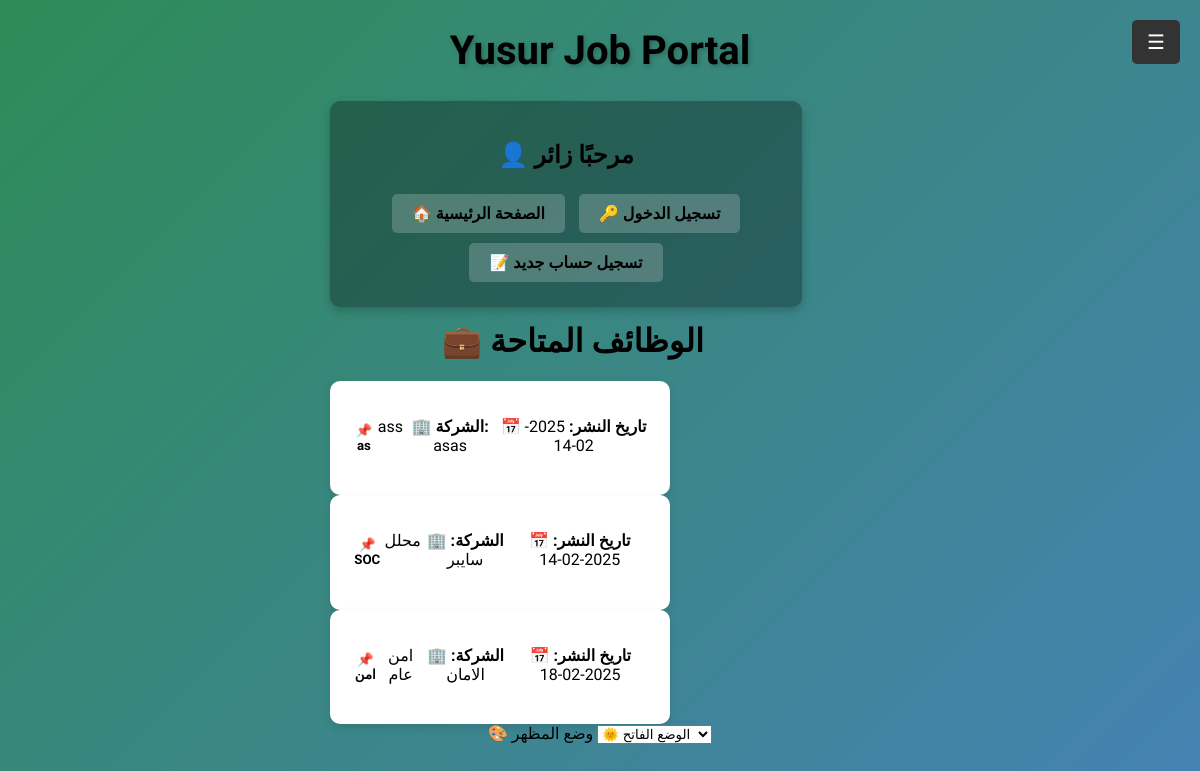
The page / on the database its author committed.
### app/models.py (models this page shows, shortened)
class Job(db.Model):
    id = db.Column(db.Integer, primary_key=True)
    title = db.Column(db.String(200), nullable=False)
    description = db.Column(db.Text, nullable=True)
    company = db.Column(db.String(100), nullable=False)
    posted_date = db.Column(db.DateTime, default=db.func.current_timestamp())
    employer_id = db.Column(db.Integer, db.ForeignKey('user.id'), nullable=False)
    applicants = db.relationship('Application', backref='job', lazy=True)

### app/routes.py (the view)
@main.route('/')
def home():
    jobs = Job.query.all()
    return render_template('home.html', jobs=jobs)

### app/templates/home.html (shortened to what this page needs)
{% extends "base.html" %}
{% block content %}
<div class="container mt-5">
    <h1 class="text-center mb-4">💼 الوظائف المتاحة</h1>
    {% if jobs %}
        <div class="row justify-content-center">
            {% for job in jobs %}
                <div class="col-md-5 col-lg-4 mx-2 d-flex align-items-stretch">
                    <div class="card job-card shadow-sm border-0 w-100">
                        <div class="card-body d-flex flex-column">
                            <h5 class="card-title text-primary">📌 {{ job.title }}</h5>
                            <p class="card-text flex-grow-1">{{ job.description }}</p>
                            <p class="card-text"><strong>🏢 الشركة:</strong> {{ job.company }}</p>
                            <p class="card-text"><strong>📅 تاريخ النشر:</strong> {{ job.posted_date.strftime('%Y-%m-%d') }}</p>
                        </div>
                    </div>
                </div>
                {% if loop.index % 2 == 0 %}
                    </div><div class="row justify-content-center">
                {% endif %}
            {% endfor %}
        </div>
    {% else %}
        <div class="alert alert-info text-center mt-4" role="alert">
            ❌ لا توجد وظائف متاحة حاليًا. حاول مرة أخرى لاحقًا.
        </div>
    {% endif %}
</div>
{% endblock %}

### app/static/style.css (style rules this page uses)
body { background: linear-gradient(135deg, #2E8B57, #4682B4); margin: 0; font-family: 'Tajawal', sans-serif; display: flex; flex-direction: column; align-items: center; min-height: 100vh; }
.container { text-align: center; color: #000000; max-width: 90%; }
.job-card { background: white; border-radius: 10px; padding: 15px; box-shadow: 0 4px 8px rgba(0, 0, 0, 0.1); max-width: 300px; text-align: center; }
.job-card { background: white; border-radius: 10px; padding: 20px; box-shadow: 0 4px 8px rgba(0, 0, 0, 0.1); transition: transform 0.2s ease-in-out; color: black; }
.job-card h5, .job-card p { color: black; }
.d-flex { display: flex; }
.row { gap: 30px; }
.text-center { margin-top: 15px; }

### rows shown on the page
Job: title "as", description "ass", company "asas", posted_date "2025-02-14"
Job: title "SOC", description "محلل", company "سايبر", posted_date "2025-02-14"
Job: title "امن", description "امن عام", company "الامان", posted_date "2025-02-18"

### other values the page prints
{{ current_user.username if current_user.is_authenticated else 'زائر' }} "زائر"
